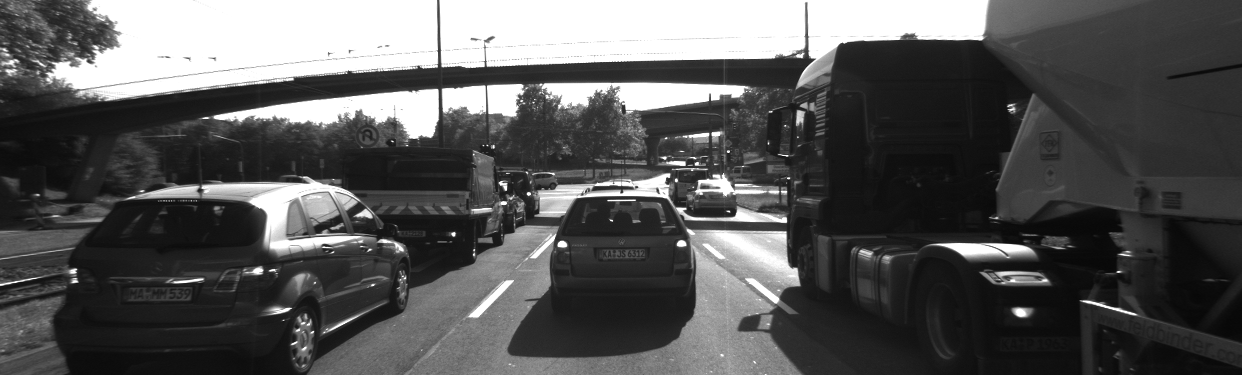
//> input picture keypoint_matcher/images/0000000000.png, 1242 x 375 px
$ ./keypoint_matcher   (built with g++ and OpenCV 4)
//> lines starting //> are read from the running program, lines starting //| are printed output that depends on the picture
#include <iostream>
#include <opencv2/core.hpp>
#include <opencv2/features2d.hpp>
#include <opencv2/highgui.hpp>
#include <opencv2/imgproc.hpp>
#include <opencv4/opencv2/xfeatures2d.hpp>
#include <opencv4/opencv2/xfeatures2d/nonfree.hpp>

enum class DetectorType { SIFT, BRISK, ORB };
enum class ExtractorType { SIFT, BRISK, ORB };
enum class MatcherType { BF, FLANN };
enum class SelectorType { NN, KNN };

void DetectKeypoints(const cv::Mat &input_img,
                     const DetectorType &detector_type,
                     std::vector<cv::KeyPoint> &keypoints) {
    cv::Ptr<cv::FeatureDetector> detector;
    switch (detector_type) {
        case DetectorType::SIFT:
            detector = cv::SIFT::create();
            break;
        case DetectorType::BRISK:
            detector = cv::BRISK::create();
            break;
        case DetectorType::ORB:
            detector = cv::ORB::create();
            break;
    }

    detector->detect(input_img, keypoints);
}

void DescribeKeypoints(const cv::Mat &input_img,
                       const ExtractorType &extractor_type,
                       std::vector<cv::KeyPoint> &keypoints,
                       cv::Mat &descriptors) {
    cv::Ptr<cv::DescriptorExtractor> extractor;
    switch (extractor_type) {
        case ExtractorType::SIFT:
            extractor = cv::SIFT::create();
            break;
        case ExtractorType::BRISK:
            extractor = cv::BRISK::create();
            break;
        case ExtractorType::ORB:
            extractor = cv::ORB::create();
            break;
    }

    extractor->compute(input_img, keypoints, descriptors);
}

void MatchKeypoints(const ExtractorType &extractor_type,
                    const MatcherType &matcher_type,
                    const SelectorType &selector_type,
                    cv::Mat &prev_descriptors, cv::Mat &curr_descriptors,
                    std::vector<cv::DMatch> &matches) {
    cv::Ptr<cv::DescriptorMatcher> matcher;
    switch (matcher_type) {
        case MatcherType::BF:
            switch (extractor_type) {
                case ExtractorType::SIFT:
                    matcher = cv::DescriptorMatcher::create(
                        cv::DescriptorMatcher::BRUTEFORCE);
                    break;
                default:
                    matcher = cv::DescriptorMatcher::create(
                        cv::DescriptorMatcher::BRUTEFORCE_HAMMING);
                    break;
            }
            break;
        case MatcherType::FLANN:
            switch (extractor_type) {
                case ExtractorType::SIFT:
                    matcher = cv::DescriptorMatcher::create(
                        cv::DescriptorMatcher::FLANNBASED);
                    break;
                default:
                    matcher = cv::makePtr<cv::FlannBasedMatcher>(
                        cv::makePtr<cv::flann::LshIndexParams>(12, 20, 2));
                    break;
            }
            break;
    }

    switch (selector_type) {
        case SelectorType::NN:
            matcher->match(prev_descriptors, curr_descriptors, matches);
            break;
        case SelectorType::KNN:
            std::vector<std::vector<cv::DMatch>> knn_matches;
            matcher->knnMatch(prev_descriptors, curr_descriptors, knn_matches,
                              2);
            double min_distance_ratio = 0.8;
            for (const auto &knn_match : knn_matches) {
                if (knn_match.size() == 2) {
                    if (knn_match.at(0).distance <
                        knn_match.at(1).distance * min_distance_ratio) {
                        matches.push_back(knn_match.at(0));
                    }
                }
            }
            break;
    }
}

int main() {
    // load image
    cv::Mat prev_img = cv::imread("../images/0000000000.png");
//> prev_img is the input picture: 375 rows x 1242 cols, CV_8UC3; min 7, max 255, mean 86.7
    cv::cvtColor(prev_img, prev_img, cv::COLOR_BGR2GRAY);
//> prev_img: 375 rows x 1242 cols, CV_8UC1
    cv::Mat curr_img = cv::imread("../images/0000000001.png");
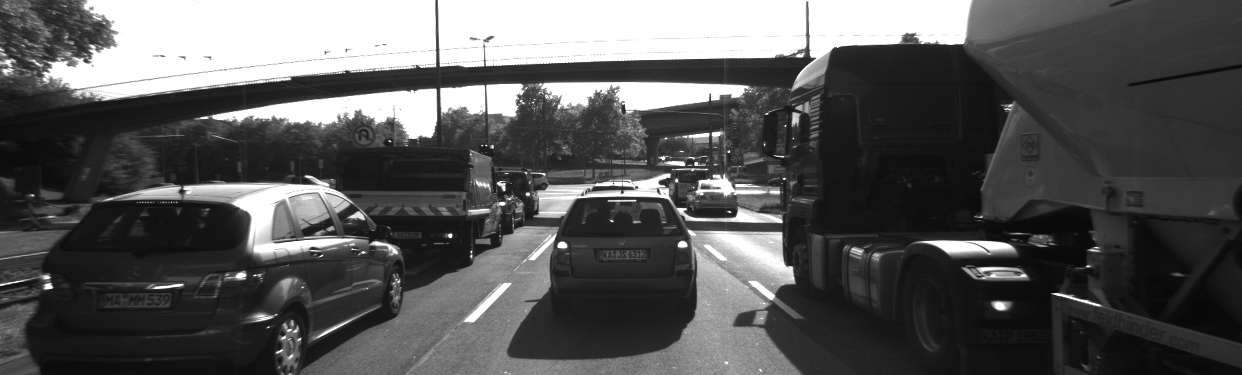
//> input picture keypoint_matcher/images/0000000001.png, 1242 x 375 px
//> curr_img is the input picture: 375 rows x 1242 cols, CV_8UC3; min 6, max 255, mean 86.7
    cv::cvtColor(curr_img, curr_img, cv::COLOR_BGR2GRAY);
//> curr_img: 375 rows x 1242 cols, CV_8UC1

    // detect keypoints
    std::vector<cv::KeyPoint> prev_keypoints;
    DetectKeypoints(prev_img, DetectorType::ORB, prev_keypoints);
//> in DetectKeypoints, `detector->detect(input_img, keypoints);`: keypoints = 500 keypoints; strongest (x, y, size): (454, 233, 31), (453, 235, 31), (684, 163, 31), (527, 193, 31)
//> prev_keypoints has the same summary as keypoints in DetectKeypoints
    std::vector<cv::KeyPoint> curr_keypoints;
    DetectKeypoints(curr_img, DetectorType::ORB, curr_keypoints);
//> in DetectKeypoints (call 2), `detector->detect(input_img, keypoints);`: keypoints = 500 keypoints; strongest (x, y, size): (451, 234, 31), (695, 163, 31), (683, 163, 31), (450, 237, 31)
//> curr_keypoints has the same summary as keypoints in DetectKeypoints

    // describe keypoints
    cv::Mat prev_descriptors;
    DescribeKeypoints(prev_img, ExtractorType::ORB, prev_keypoints,
                      prev_descriptors);
    cv::Mat curr_descriptors;
    DescribeKeypoints(curr_img, ExtractorType::ORB, curr_keypoints,
                      curr_descriptors);

    // match keypoints
    std::vector<cv::DMatch> matches;
    MatchKeypoints(ExtractorType::ORB, MatcherType::FLANN, SelectorType::KNN,
                   prev_descriptors, curr_descriptors, matches);
//> in MatchKeypoints, `matcher->knnMatch(prev_descriptors, curr_descriptors, knn_matches, 2);`: knn_matches = 500 matches
//> the loop in MatchKeypoints, `for (const auto &knn_match : knn_matches)` made 500 passes
//> knn_match on passes 1 to 3: 2 matches, 2 matches, 2 matches
//> after the loop in MatchKeypoints, `for (const auto &knn_match : knn_matches)`: matches = 355 matches
//> matches = 355 matches

    // visualize result
    cv::Mat matched_keypoints_img;
    cv::drawMatches(prev_img, prev_keypoints, curr_img, curr_keypoints, matches,
                    matched_keypoints_img, cv::Scalar::all(-1),
                    cv::Scalar::all(-1), std::vector<char>(),
                    cv::DrawMatchesFlags::DRAW_RICH_KEYPOINTS);
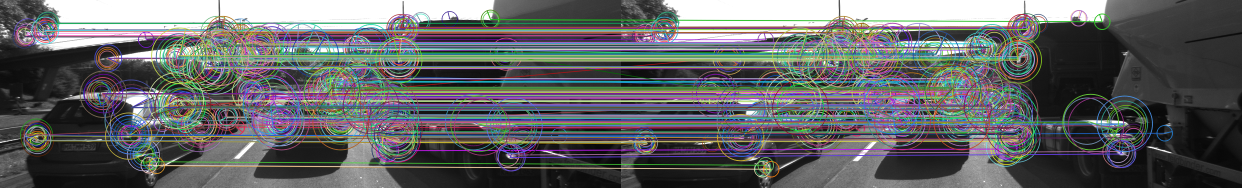
//> matched_keypoints_img: 375 rows x 2484 cols, CV_8UC3 (shown at 1/2 size); mean B, G, R 102.3, 101, 99.5

    std::string window_name = "keypoint matcher";
    cv::namedWindow(window_name, cv::WINDOW_NORMAL);
    cv::imshow(window_name, matched_keypoints_img);
    cv::waitKey(0);

    return 0;
}
